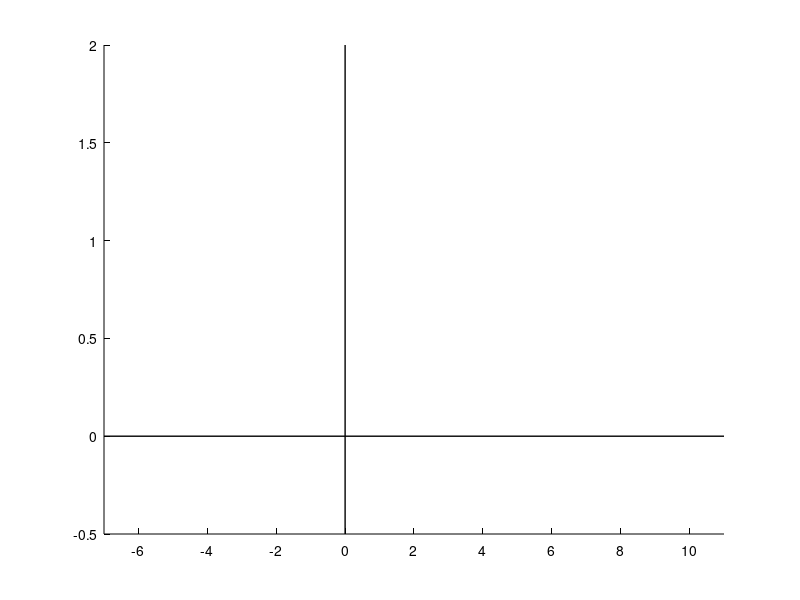

The MATLAB script that drew this image: (Note: this script raises an error after producing the figure.)
clear all;
close all;

%% Airfoil Parameters

AR_values = [4, 6, 8, 10, inf];

data = load('NACA4415_2d_airfoil.txt');
alpha_data_complete = data(:,1);
Cl_data_complete = data(:,2);
Cd_data_complete = data(:,3);

target_index_list = find(-6<=alpha_data_complete & alpha_data_complete <=10);
alpha_lo = interp1(Cl_data_complete, alpha_data_complete, 0);

alpha_data = alpha_data_complete(target_index_list);
Cl_data = Cl_data_complete(target_index_list);
%% Initialize Variables

Cl_values = zeros(length(alpha_data), length(AR_values));
CDi_values = zeros(length(alpha_data), length(AR_values));
ai_values = zeros(length(alpha_data), length(AR_values));
CDf_values = zeros(length(alpha_data), length(AR_values));

%% Compute ai, CDi, CDf for Each Aspect Ratio

for i_AR = 1:length(AR_values)
    AR = AR_values(i_AR);
    Cl_values(:,i_AR) = 2*pi/(1+2/AR).*(deg2rad(alpha_data)-deg2rad(alpha_lo));
    CDi_values(:,i_AR) = 1/(pi*AR).*Cl_values(:,i_AR).^2;

    ai_values(:,i_AR) = rad2deg(2/(AR+2)*(deg2rad(alpha_data)-deg2rad(alpha_lo)));
    
    alpha_eff = 1/(1+2/AR).*alpha_data + 2/(AR+2)*alpha_lo;
    CDf_values(:,i_AR) = interp1(alpha_data_complete, Cd_data_complete, alpha_eff);
end


%% Set default figure properties to light mode
close all;
set(0, 'DefaultFigureColor', 'w');     % Default figure background color (white)
set(0, 'DefaultAxesColor', 'w');   % Transparent axes background
set(0, 'DefaultAxesXColor', 'k');     % Default black X-axis
set(0, 'DefaultAxesYColor', 'k');     % Default black Y-axis
set(0, 'DefaultAxesGridColor', [0.15, 0.15, 0.15]); % Default grid line color
set(0, 'DefaultTextColor', 'k');      % Default text color (black)
set(0, 'DefaultFigurePosition',  [80, 50, 750, 450]);

%% Plot 1: Cl vs AoA
% figure(1), clf;
% hold on;
% colors = ["#00a5cf", "#d1495b", "#3c1642", "#4f772d", "#edae49"];
% for i_AR = 1:length(AR_values)
%     plot(alpha_data, Cl_values(:, i_AR), 'LineWidth', 2, ...
%         'DisplayName', ['AR = ' num2str(AR_values(i_AR))], 'Color', colors(i_AR));
% end
% grid on;
% xlabel('AoA [deg]', 'Interpreter', 'latex', 'FontSize', 22);
% ylabel('$C_l$', 'Interpreter', 'latex', 'FontSize', 22);
% title('Lift Coefficient vs Angle of Attack');
% legend('Location', 'northwest', 'Interpreter', 'latex');

figure(1), clf;
hold on;
colors = ["#00a5cf", "#d1495b", "#3c1642", "#4f772d", "#edae49"];
xrange = [-7, 11];
yrange = [-0.5, 2];
fontsize_general = 18;


% enhance axes

xlim(xrange);
ylim(yrange);
plot(xlim, [0,0], 'LineWidth', 1, 'HandleVisibility', 'off', 'Color', 'k');
plot([0, 0], ylim, 'k', 'LineWidth', 1, 'HandleVisibility', 'off');
xticks(-6:2:10);

for i_AR = 1:length(AR_values)
    plot(alpha_data, Cl_values(:, i_AR), 'LineWidth', 2, ...
        'DisplayName', ['AR = ' num2str(AR_values(i_AR))], 'Color', colors(i_AR));
end
grid on

%title('Lift Coefficient vs Angle of Attack');
legend('Location', 'northwest', 'Interpreter', 'latex');
set(gca, 'Color', 'white', 'FontSize', fontsize_general ,'Xcolor', 'k', 'YColor', 'k', 'GridColor', [0.1, 0.1, 0.1], 'XMinorGrid', 'off', 'YMinorGrid', 'off');

xlabel('AoA [deg]', 'Interpreter', 'latex', 'FontSize', 22);
ylabel('$C_L$', 'Interpreter', 'latex', 'FontSize', 22);


%% Plot 2: CDi vs AoA
figure(2), clf;
hold on;
xrange = [-7, 11];
yrange = [-0.01, 0.1];

xticks(-6:2:10);
% enhance axes

xlim(xrange);
ylim(yrange);
plot(xlim, [0,0], 'LineWidth', 1, 'HandleVisibility', 'off', 'Color', 'k');
plot([0, 0], ylim, 'k', 'LineWidth', 1, 'HandleVisibility', 'off');


for i_AR = 1:length(AR_values)
    plot(alpha_data, CDi_values(:, i_AR), 'LineWidth', 2, ...
        'DisplayName', ['AR = ' num2str(AR_values(i_AR))], 'Color', colors(i_AR));
end

grid on;

%title('Induced Drag Coefficient vs Angle of Attack');
legend('Location', 'northwest', 'Interpreter','latex');


set(gca, 'Color', 'white', 'FontSize', fontsize_general ,'Xcolor', 'k', 'YColor', 'k', 'GridColor', [0.1, 0.1, 0.1], 'XMinorGrid', 'off', 'YMinorGrid', 'off');
xlabel('AoA [deg]', 'Interpreter', 'latex', 'FontSize', 22);
ylabel('$C_{D,i}$', 'Interpreter', 'latex', 'FontSize', 22);

%% Plot 3: ai vs AoA
figure(3), clf;
hold on;

xrange = [-7, 11];
yrange = [-1, 5];


% enhance axes

xlim(xrange);
xticks(-6:2:10);
ylim(yrange);
plot(xlim, [0,0], 'LineWidth', 1, 'HandleVisibility', 'off', 'Color', 'k');
plot([0, 0], ylim, 'k', 'LineWidth', 1, 'HandleVisibility', 'off');


for i_AR = 1:length(AR_values)
    plot(alpha_data, ai_values(:, i_AR), 'LineWidth', 2, ...
        'DisplayName', ['AR = ' num2str(AR_values(i_AR))], 'Color', colors(i_AR));
end
grid on;
legend('Location', 'northwest', 'Interpreter','latex');
set(gca, 'Color', 'white', 'FontSize', fontsize_general ,'Xcolor', 'k', 'YColor', 'k', 'GridColor', [0.1, 0.1, 0.1], 'XMinorGrid', 'off', 'YMinorGrid', 'off');
xlabel('AoA [deg]', 'Interpreter', 'latex', 'FontSize', 22);
ylabel('$\alpha_i$ [deg]', 'Interpreter', 'latex', 'FontSize', 22);


%% Plot 2: CDf vs AoA
figure(4), clf;
hold on;


xrange = [-7, 11];
yrange = [0.005, 0.012];


% enhance axes

xlim(xrange);
ylim(yrange);
xticks(-6:2:10);
yticks(0.005:0.001:0.012)

%plot(xlim, [0,0], 'LineWidth', 1, 'HandleVisibility', 'off', 'Color', 'k');
plot([0, 0], ylim, 'k', 'LineWidth', 1, 'HandleVisibility', 'off');

for i_AR = 1:length(AR_values)
    plot(alpha_data, CDf_values(:, i_AR), 'LineWidth', 2, ...
        'DisplayName', ['AR = ' num2str(AR_values(i_AR))], 'Color', colors(i_AR));
end
grid on;
legend('Location', 'northwest', 'Interpreter','latex');


set(gca, 'Color', 'white', 'FontSize', fontsize_general ,'Xcolor', 'k', 'YColor', 'k', 'GridColor', [0.1, 0.1, 0.1], 'XMinorGrid', 'off', 'YMinorGrid', 'off');
xlabel('AoA [deg]', 'Interpreter', 'latex', 'FontSize', 22);
ylabel('$C_D$', 'Interpreter', 'latex', 'FontSize', 22);